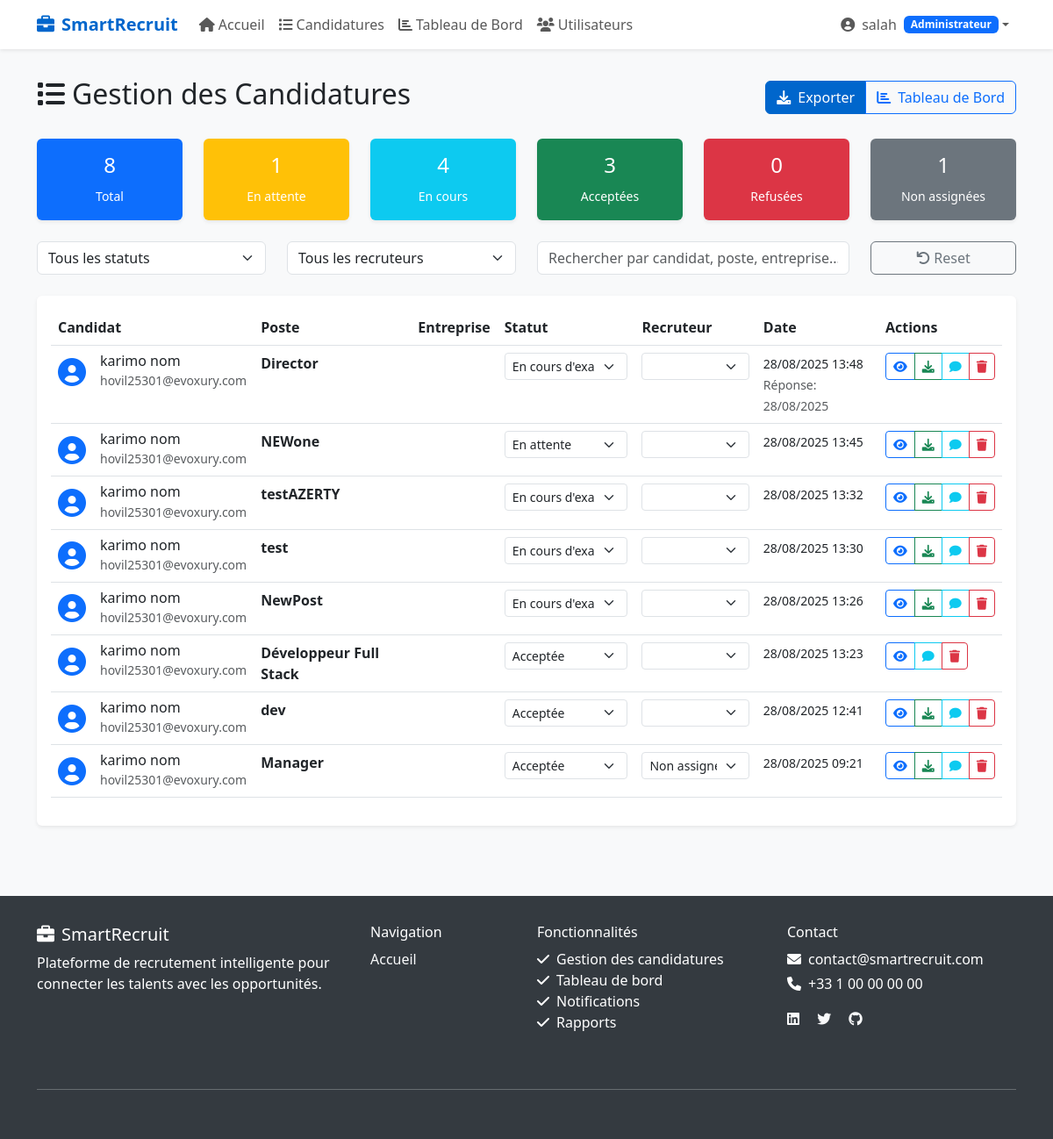
/candidatures/list/ (signed in), run on an earlier commit of the app's database.
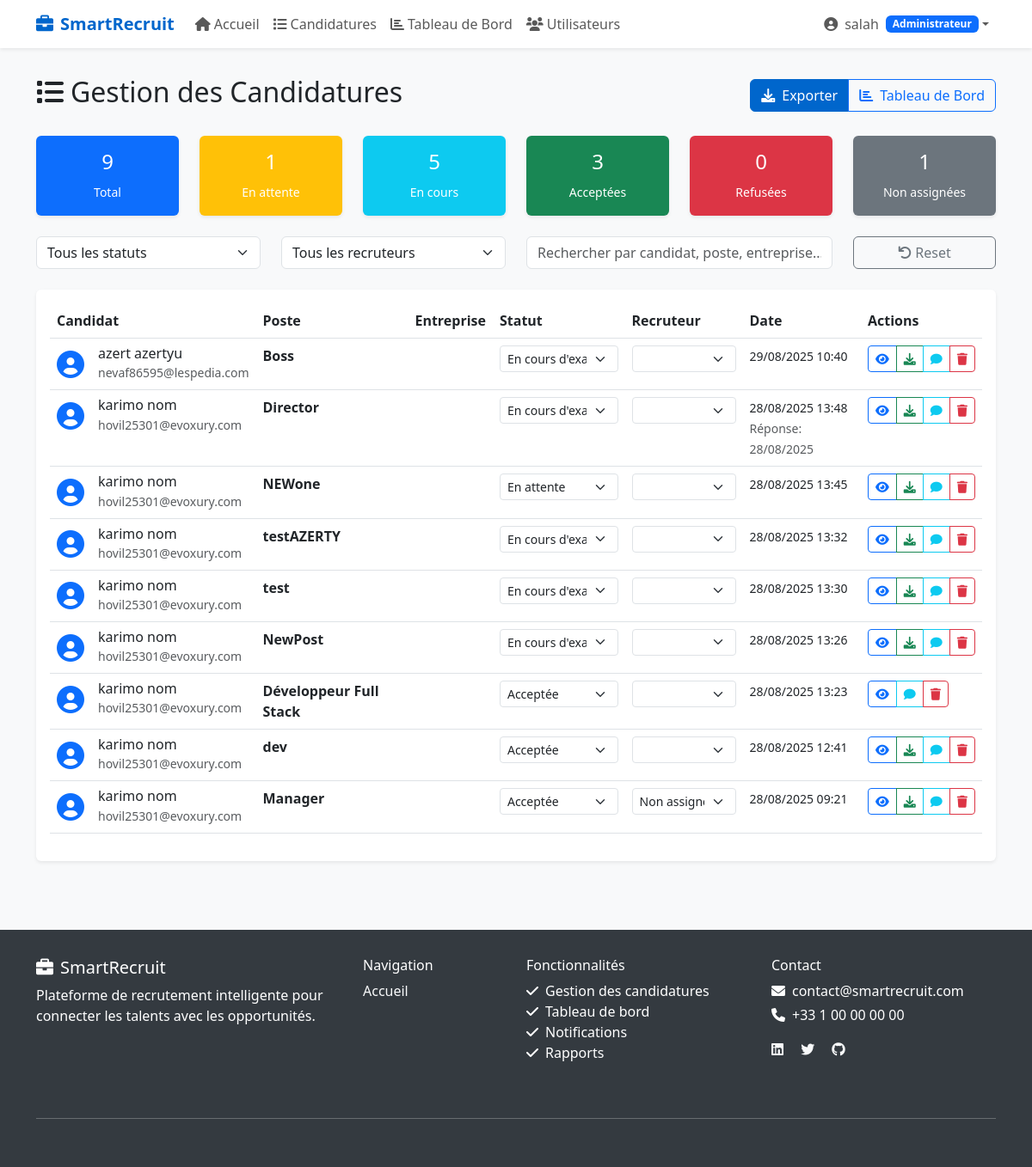
And on a later commit of the database.
### users/models.py (models this page shows, shortened)
class User(AbstractUser):
    ROLE_CHOICES = [
        ('admin', 'Administrateur'),
        ('recruteur', 'Recruteur'),
        ('candidat', 'Candidat'),
    ]
    role = models.CharField(
        max_length=20,
        choices=ROLE_CHOICES,
        default='candidat',
        verbose_name='Rôle'
    )
    phone = models.CharField(
        max_length=20,
        blank=True,
        null=True,
        verbose_name='Téléphone'
    )
    created_at = models.DateTimeField(auto_now_add=True)
    updated_at = models.DateTimeField(auto_now=True)
    class Meta:
        verbose_name = 'Utilisateur'
        verbose_name_plural = 'Utilisateurs'
        ordering = ['-created_at']
    @property
    def is_admin(self):
        return self.role == 'admin'
    @property
    def is_recruiter(self):
        return self.role == 'recruteur'
    @property
    def is_candidate(self):
        return self.role == 'candidat'

### candidatures/models.py (models this page shows, shortened)
class Candidature(models.Model):
    STATUS_CHOICES = [
        ('en_attente', 'En attente'),
        ('acceptee', 'Acceptée'),
        ('refusee', 'Refusée'),
        ('en_cours', 'En cours d\'examen'),
    ]
    candidat = models.ForeignKey(
        User,
        on_delete=models.CASCADE,
        related_name='candidatures',
        limit_choices_to={'role': 'candidat'},
        verbose_name='Candidat'
    )
    poste = models.CharField(
        max_length=200,
        verbose_name='Poste visé'
    )
    cv = models.FileField(
        upload_to=candidature_file_path,
        validators=[
            FileExtensionValidator(allowed_extensions=['pdf', 'doc', 'docx']),
            validate_file_size
        ],
        verbose_name='CV',
        help_text='Formats acceptés: PDF, DOC, DOCX (max 5MB)'
    )
    lettre_motivation = models.FileField(
        upload_to=candidature_file_path,
        validators=[
            FileExtensionValidator(allowed_extensions=['pdf', 'doc', 'docx']),
            validate_file_size
        ],
        blank=True,
        null=True,
        verbose_name='Lettre de motivation',
        help_text='Formats acceptés: PDF, DOC, DOCX (max 5MB)'
    )
    message = models.TextField(
        blank=True,
        null=True,
        verbose_name='Message d\'accompagnement',
        help_text='Message optionnel du candidat'
    )
    status = models.CharField(
        max_length=20,
        choices=STATUS_CHOICES,
        default='en_attente',
        verbose_name='Statut'
    )
    date_candidature = models.DateTimeField(
        auto_now_add=True,
        verbose_name='Date de candidature'
    )
    date_modification = models.DateTimeField(
        auto_now=True,
        verbose_name='Dernière modification'
    )
    recruteur_assigne = models.ForeignKey(
        User,
        on_delete=models.SET_NULL,
        related_name='candidatures_assignees',
        limit_choices_to={'role': 'recruteur'},
        blank=True,
        null=True,
        verbose_name='Recruteur assigné'
    )
    commentaire_recruteur = models.TextField(
        blank=True,
        null=True,
        verbose_name='Commentaire du recruteur'
    )
    date_reponse = models.DateTimeField(
        blank=True,
        null=True,
        verbose_name='Date de réponse'
    )
    class Meta:
        verbose_name = 'Candidature'
        verbose_name_plural = 'Candidatures'
        ordering = ['-date_candidature']
        unique_together = ['candidat', 'poste']

### candidatures/views.py (the view, shortened to what this page needs)
# urls.py: path('list/', candidatures_list_view, name='list'),
@login_required
def candidatures_list_view(request):
    if not (request.user.is_recruiter or request.user.is_admin):
        messages.error(request, 'Accès non autorisé.')
        return redirect('users:home')
    candidatures_queryset = Candidature.objects.all().select_related(
        'candidat', 'recruteur_assigne'
    ).prefetch_related('analyse_ia').order_by('-date_candidature')
    form = CandidatureSearchForm(request.GET)
    if form.is_valid():
        search = form.cleaned_data.get('search')
        status_filter = form.cleaned_data.get('status')
        date_from = form.cleaned_data.get('date_from')
        date_to = form.cleaned_data.get('date_to')
        if status_filter:
            candidatures_queryset = candidatures_queryset.filter(status=status_filter)
        if date_from:
            candidatures_queryset = candidatures_queryset.filter(date_candidature__gte=date_from)
        if date_to:
            candidatures_queryset = candidatures_queryset.filter(date_candidature__lte=date_to)
    recruiter_filter = request.GET.get('recruiter')
    if recruiter_filter == 'unassigned':
        candidatures_queryset = candidatures_queryset.filter(recruteur_assigne__isnull=True)
    elif recruiter_filter:
        candidatures_queryset = candidatures_queryset.filter(recruteur_assigne_id=recruiter_filter)
    paginator = Paginator(candidatures_queryset, 20)
    page_number = request.GET.get('page')
    candidatures = paginator.get_page(page_number)
    all_candidatures = Candidature.objects.all()
    stats = {
        'total': all_candidatures.count(),
        'en_attente': all_candidatures.filter(status='en_attente').count(),
        'en_cours': all_candidatures.filter(status='en_cours').count(),
        'acceptees': all_candidatures.filter(status='acceptee').count(),
        'refusees': all_candidatures.filter(status='refusee').count(),
        'non_assignees': all_candidatures.filter(recruteur_assigne__isnull=True).count(),
    }
    recruiters = User.objects.filter(role='recruteur', is_active=True)
    return render(request, 'candidatures/list.html', {
        'candidatures': candidatures,
        'stats': stats,
        'form': form,
        'recruiters': recruiters
    })

### candidatures/templates/candidatures/list.html (shortened to what this page needs)
{% extends 'base.html' %}
{% block content %}
<div class="d-flex justify-content-between align-items-center mb-4">
    <h2><i class="fas fa-list me-2"></i>Gestion des Candidatures</h2>
    <div class="btn-group">
        <button class="btn btn-primary" onclick="exportCandidatures()">
            <i class="fas fa-download me-2"></i>Exporter
        </button>
        <a href="{% url 'candidatures:dashboard' %}" class="btn btn-outline-primary">
            <i class="fas fa-chart-bar me-2"></i>Tableau de Bord
        </a>
    </div>
</div>
<div class="row mb-4">
    <div class="col-md-2">
        <div class="card bg-primary text-white">
            <div class="card-body text-center">
                <h4>{{ stats.total|default:0 }}</h4>
                <small>Total</small>
            </div>
        </div>
    </div>
    <div class="col-md-2">
        <div class="card bg-warning text-white">
            <div class="card-body text-center">
                <h4>{{ stats.en_attente|default:0 }}</h4>
                <small>En attente</small>
            </div>
        </div>
    </div>
    <div class="col-md-2">
        <div class="card bg-info text-white">
            <div class="card-body text-center">
                <h4>{{ stats.en_cours|default:0 }}</h4>
                <small>En cours</small>
            </div>
        </div>
    </div>
    <div class="col-md-2">
        <div class="card bg-success text-white">
            <div class="card-body text-center">
                <h4>{{ stats.acceptees|default:0 }}</h4>
                <small>Acceptées</small>
            </div>
        </div>
    </div>
    <div class="col-md-2">
        <div class="card bg-danger text-white">
            <div class="card-body text-center">
                <h4>{{ stats.refusees|default:0 }}</h4>
                <small>Refusées</small>
            </div>
        </div>
    </div>
    <div class="col-md-2">
        <div class="card bg-secondary text-white">
            <div class="card-body text-center">
                <h4>{{ stats.non_assignees|default:0 }}</h4>
                <small>Non assignées</small>
            </div>
        </div>
    </div>
</div>
<div class="row mb-4">
    <div class="col-md-3">
        <select class="form-select" id="statusFilter">
            <option value="">Tous les statuts</option>
        </select>
    </div>
    <div class="col-md-3">
        <select class="form-select" id="recruiterFilter">
            <option value="">Tous les recruteurs</option>
        </select>
    </div>
    <div class="col-md-4">
        <input type="text" class="form-control" id="searchInput" placeholder="Rechercher par candidat, poste, entreprise...">
    </div>
    <div class="col-md-2">
        <button class="btn btn-outline-secondary w-100" onclick="resetFilters()">
            <i class="fas fa-undo me-1"></i>Reset
        </button>
    </div>
</div>
<div class="card">
    <div class="card-body">
        <div class="table-responsive">
            <table class="table table-hover" id="candidaturesTable">
                <thead>
                    <tr>
                        <th>Candidat</th>
                        <th>Poste</th>
                        <th>Entreprise</th>
                        <th>Statut</th>
                        <th>Recruteur</th>
                        <th>Date</th>
                        <th>Actions</th>
                    </tr>
                </thead>
                <tbody>
                    {% for candidature in candidatures %}
                        <tr class="candidature-row"
                            data-status="{{ candidature.status }}"
                            data-recruiter="{{ candidature.recruteur_assigne.id|default:'unassigned' }}"
                            data-search="{{ candidature.candidat.first_name }} {{ candidature.candidat.last_name }} {{ candidature.poste }} {{ candidature.entreprise }}">
                            <td>
                                <div class="d-flex align-items-center">
                                    <i class="fas fa-user-circle fa-2x text-primary me-3"></i>
                                    <div>
                                        <h6 class="mb-0">{{ candidature.candidat.first_name }} {{ candidature.candidat.last_name }}</h6>
                                        <small class="text-muted">{{ candidature.candidat.email }}</small>
                                    </div>
                                </div>
                            </td>
                            <td>
                                <strong>{{ candidature.poste }}</strong>
                            </td>
                            <td>{{ candidature.entreprise }}</td>
                            <td>
                                <select class="form-select form-select-sm status-select"
                                        data-candidature-id="{{ candidature.id }}"
                                        onchange="updateStatus(this)">
                                    <option value="en_attente" {% if candidature.status == 'en_attente' %}selected{% endif %}>En attente</option>
                                    <option value="en_cours" {% if candidature.status == 'en_cours' %}selected{% endif %}>En cours d'examen</option>
                                    <option value="acceptee" {% if candidature.status == 'acceptee' %}selected{% endif %}>Acceptée</option>
                                </select>
                            </td>
                            <td>
                                <select class="form-select form-select-sm recruiter-select"
                                        data-candidature-id="{{ candidature.id }}"
                                        onchange="assignRecruiter(this)">
                                    <option value="">Non assignée</option>
                                    {% for recruiter in recruiters %}
                                        <option value="{{ recruiter.id }}"
                                                {% if candidature.recruteur_assigne.id == recruiter.id %}selected{% endif %}>
                                        </option>
                                    {% endfor %}
                                </select>
                            </td>
                            <td>
                                <small>{{ candidature.date_candidature|date:"d/m/Y H:i" }}</small>
                                {% if candidature.date_reponse %}
                                    <br><small class="text-muted">Réponse: {{ candidature.date_reponse|date:"d/m/Y" }}</small>
                                {% endif %}
                            </td>
                            <td>
                                <div class="btn-group btn-group-sm">
                                    <button class="btn btn-outline-primary" onclick="viewCandidature({{ candidature.id }})" title="Voir les détails">
                                        <i class="fas fa-eye"></i>
                                    </button>
                                    {% if candidature.cv %}
                                        <a href="{{ candidature.cv.url }}" class="btn btn-outline-success" title="Télécharger CV" target="_blank">
                                            <i class="fas fa-download"></i>
                                        </a>
                                    {% endif %}
                                    <button class="btn btn-outline-info" onclick="addComment({{ candidature.id }})" title="Ajouter un commentaire">
                                        <i class="fas fa-comment"></i>
                                    </button>
                                    {% if user.is_admin %}
                                        <button class="btn btn-outline-danger" onclick="deleteCandidature({{ candidature.id }})" title="Supprimer">
                                            <i class="fas fa-trash"></i>
                                        </button>
                                    {% endif %}
                                </div>
                            </td>
                        </tr>
                    {% endfor %}
                </tbody>
            </table>
        </div>
    </div>
</div>
{% endblock %}

### templates/navbar.html (shortened to what this page needs)
<nav class="navbar navbar-expand-lg navbar-light bg-white shadow-sm">
  <div class="container">
    <a class="navbar-brand" href="{% url 'users:home' %}">
      <i class="fas fa-briefcase me-2"></i>SmartRecruit
    </a>
    <div class="collapse navbar-collapse" id="navbarNav">
      <ul class="navbar-nav me-auto">
        {% if user.is_authenticated %}
        <li class="nav-item">
          <a class="nav-link" href="{% url 'users:home' %}">
            <i class="fas fa-home me-1"></i>Accueil
          </a>
        </li>
         {% if user.is_recruiter or user.is_admin %}
        <li class="nav-item">
          <a class="nav-link" href="{% url 'candidatures:list' %}">
            <i class="fas fa-list me-1"></i>Candidatures
          </a>
        </li>
        <li class="nav-item">
          <a class="nav-link" href="{% url 'candidatures:dashboard' %}">
            <i class="fas fa-chart-bar me-1"></i>Tableau de Bord
          </a>
        </li>
        {% endif %} {% if user.is_admin %}
        <li class="nav-item">
          <a class="nav-link" href="{% url 'users:list' %}">
            <i class="fas fa-users me-1"></i>Utilisateurs
          </a>
        </li>
        {% endif %} {% endif %}
      </ul>
      <ul class="navbar-nav">
        {% if user.is_authenticated %}
        <li class="nav-item dropdown">
          <a
            class="nav-link dropdown-toggle d-flex align-items-center"
            href="#"
            id="navbarDropdown"
            role="button"
            data-bs-toggle="dropdown"
          >
            <i class="fas fa-user-circle me-2"></i>
            <span>{{ user.first_name|default:user.username }}</span>
            <span class="badge bg-primary ms-2 badge-role"
              >{{ user.get_role_display }}</span
            >
          </a>
        </li>
        {% endif %}
      </ul>
    </div>
  </div>
</nav>

What changed in the data, as far as the page shows it:
added Candidature: candidat.first_name "azert", candidat.last_name "azertyu", candidat.email "nevaf86595@lespedia.com", poste "Boss", status+id "En cours d'examen", date_candidature "29/08/2025 10:40"
Also different on the page:
{{ stats.total|default:0 }}: "8" → "9"
{{ stats.en_cours|default:0 }}: "4" → "5"
